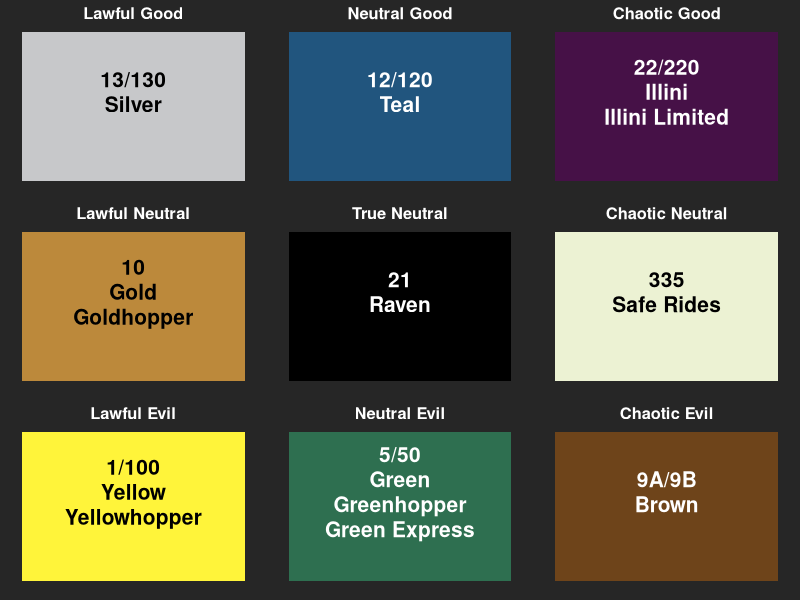

Reproduce this figure in R.
par(mfrow = c(3,3), mar = c(1,1,2,1), bg = "gray15")
x = y = 0:10
alignments = expand.grid(c("Lawful", "Neutral", "Chaotic"),
                         c("Good", "Neutral", "Evil"))

alignments$type = paste(alignments[,1], alignments[,2])
alignments$type[5] = "True Neutral"

# Routes ----
routes = list(yellow = list(name = "1/100-Yellow-Yellowhopper",
                            bg = "#fff43a",
                            tc = "black",
                            desc = "\"savoy walmart here we come\""),
              red = list(name = "2/20-Red",
                         bg = "#e22922",
                         tc = "white",
                         desc = "\"where tf are we going\""),
              green = list(name = "5/50-Green-Greenhopper-Green Express",
                           bg = "#2e6f50",
                           tc = "white",
                           desc = "\"icard please\""),
              orange = list(name = "6-Orange-Orangehopper",
                            bg = "#ec8d2b",
                            tc = "black",
                            desc = "lincoln square to illinois terminal. simple."),
              brown = list(name = "9A/9B-Brown",
                           bg = "#6e441a",
                           tc = "white",
                           desc = "\"where tf are we going\""),
              gold = list(name = "10-Gold-Goldhopper",
                          bg = "#bc893b",
                          tc = "black",
                          desc = "the unsung hero of the ike"),
              teal = list(name = "12/120-Teal",
                          bg = "#21557e",
                          tc = "white",
                          desc = "eceb to par late night"),
              silver = list(name = "13/130-Silver",
                            bg = "#c7c8ca",
                            tc = "black",
                            desc = "evenings and weekends, rain or shine"),
              raven = list(name = "21-Raven",
                           bg = "black",
                           tc = "white",
                           desc = "literally just goes in circles"),
              illini = list(name = "22/220-Illini-Illini Limited",
                            bg = "#461147",
                            tc = "white",
                            desc = "no icard needed"),
              safe = list(name = "335-Safe Rides",
                          bg = "#ecf2d3",
                          tc = "black",
                          desc = "\"please wait 45 min. alone. in the dark.\""))
# Sorting ----
# Sort 9 routes
# Row first, then column (lawful-chaotic, good-evil)
routes_9 = list(routes$silver, routes$teal,  routes$illini,
                routes$gold,   routes$raven, routes$safe,
                routes$yellow, routes$green, routes$brown)

for (i in 1:9) {
    plot(x, y,
         main = alignments$type[i],
         cex.main = 1.5,
         col.main = "white",
         type = "n",
         xlab = "",
         ylab = "",
         axes = FALSE)
    rect(0, 0, 10, 10, col = routes_9[[i]][["bg"]], border = NA)
    text(x = 5, y = 6,
         labels = gsub("-", "\n", routes_9[[i]][["name"]]),
         col = routes_9[[i]][["tc"]],
         font = 2,
         cex = 1.9)
    # text(x = 5, y = 4,
    #      labels = routes_9[[i]][["desc"]],
    #      col = routes_9[[i]][["tc"]])
}
